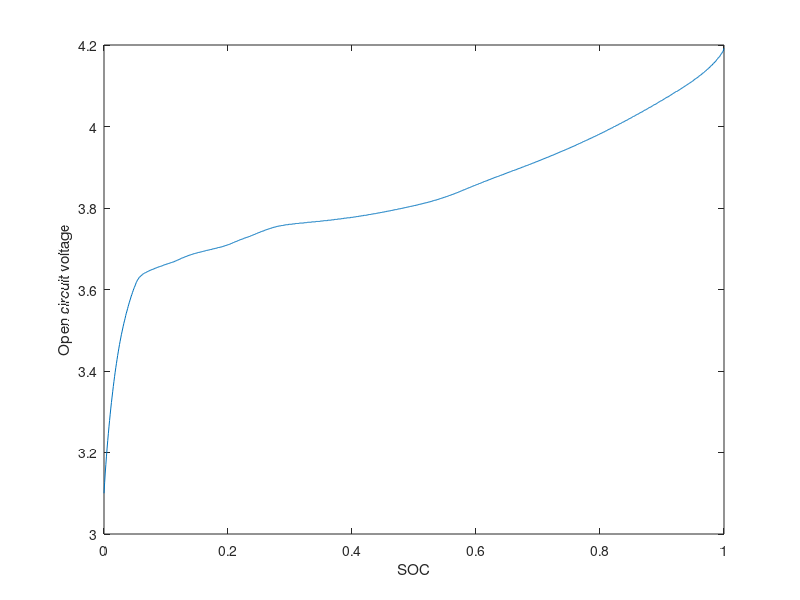

Source code (MATLAB): (Note: this script raises an error after producing the figure.)
%%
% COPYRIGHT  2015
% THE REGENTS OF THE UNIVERSITY OF MICHIGAN
% ALL RIGHTS RESERVED
% 
% PERMISSION IS GRANTED TO USE, COPY AND REDISTRIBUTE THIS SOFTWARE FOR NONCOMMERCIAL EDUCATION AND RESEARCH
% PURPOSES, SO LONG AS NO FEE IS CHARGED, AND SO LONG AS THE COPYRIGHT NOTICE ABOVE, THIS GRANT OF PERMISSION, 
% AND THE DISCLAIMER BELOW APPEAR IN ALL COPIES MADE; AND SO LONG AS THE NAME OF THE UNIVERSITY OF MICHIGAN IS NOT 
% USED IN ANY ADVERTISING OR PUBLICITY PERTAINING TO THE USE OR DISTRIBUTION OF THIS SOFTWARE WITHOUT SPECIFIC, 
% WRITTEN PRIOR AUTHORIZATION.  PERMISSION TO MODIFY OR OTHERWISE CREATE DERIVATIVE WORKS OF THIS SOFTWARE 
% IS NOT GRANTED.
% 
% THIS USE OF THIS SOFTWARE REQUIRES MATLAB(TM) AND SIMULINK(TM), A LICENSED PRODUCT OF THE MATHWORKS, INC. 
% THE SOFTWARE USER IS SOLELY RESOPNSIBLE FOR OBTAINTING AN APPROPRIATE LICENSE FOR MATLAB(TM) AND SIMULINK(TM).  
% NO LICENSE TO MATLAB(TM) AND SIMULINK(TM) IS GRANTED, INFERRED OR IMPLIED BY THE DISTRIBUTION OF THIS SOFTWARE.
% 
% THIS SOFTWARE IS PROVIDED AS IS, WITHOUT REPRESENTATION AS TO ITS FITNESS FOR ANY PURPOSE, AND WITHOUT WARRANTY 
% OF ANY KIND, EITHER EXPRESS OR IMPLIED, INCLUDING WITHOUT LIMITATION THE IMPLIED WARRANTIES OF MERCHANTABILITY AND
% FITNESS FOR A PARTICULAR PURPOSE. THE REGENTS OF THE UNIVERSITY OF MICHIGAN SHALL NOT BE LIABLE FOR ANY DAMAGES,
% INCLUDING SPECIAL, INDIRECT, INCIDENTAL, OR CONSEQUENTIAL DAMAGES, WITH RESPECT TO ANY CLAIM ARISING OUT OF OR IN
% CONNECTION WITH THE USE OF THE SOFTWARE, EVEN IF IT HAS BEEN OR IS HEREAFTER ADVISED OF THE POSSIBILITY OF SUCH 
% DAMAGES.

% References:
% 1) Maximum power estimation of lithium-ion batteries accounting for thermal and electrical constraints
% Y Kim, S Mohan, JB Siegel, AG Stefanopoulou - ASME 2013 Dynamic Systems and Control Conference, 2013
% 
% 2) Keeping Ground Robots on the Move through Battery and Mission Management
% Tulga Ersal, Youngki Kim, John Broderick, Tianyou Guo, Amir Sadrpour, Anna Stefanopoulou, 
% Jason Siegel, Dawn Tilbury, Ella Atkins, Huei Peng, Jionghua Judy Jin, A Galip Ulsoy, ASME Dynamic Systems and Control Magazine, 2014
%%
clear all
close all

%% Plot OCV data
load('data/V_avgC20.mat')
SOC=0:0.001:1;
figure(1)
plot(SOC,V_avgC20)
xlabel('SOC')
ylabel('Open circuit voltage')

%% plot parametrization data of interest
load('data\all_0C.mat') % the files to load here are data corresponding to pulse trains at various temperatures
%   I         421587x1             3372696  double       Current            
%   T_f       421587x1             3372696  double       Air Temperature       
%   T_s       421587x1             3372696  double       Battery Surface Temperature      
%   V         421587x1             3372696  double       Battery Voltage       
%   t         421587x1             3372696  double       Time (s)
figure(2)
Qcap=2.16;
DT=max(diff(t));
subplot(4,1,1)
SOC=1+cumsum(I/3600)/Qcap*DT;
plot(t,I)
ylabel('Current (A)')
subplot(4,1,2)
plot(t,V)
ylabel('Coltage (V)')
ylim([3,4.5])

subplot(4,1,3)
plot(t,T_f,t,T_s)
legend('air temperature','battery surface temperature')
ylabel('Temperatuere (^oC)')

subplot(414)
plot(t,SOC)
xlabel('Time (s)')
ylabel('SOC')
%% drive cycle
clear all
load('data/BB2590_drivecycle.mat')
LW = 1.5; % linewidth

t1 = time/60;

figure
set(gca,'FontSize',12)
subplot(211)
plot(t1,V)
xlabel('Time (mins)')
ylabel('Voltage (V)')

subplot(212)
plot(t1,I)
xlabel('Time (mins)')
ylabel('Current (A)')

figure
set(gca,'FontSize',12)
subplot(3,1,[1 2]);
plot(t1,Tamb,'LineWidth',LW);hold on
plot(t1,T_f1,'r--','LineWidth',LW);hold on
plot(t1,T_f2,'m-.','LineWidth',LW);hold on
plot(t1,T_tab,'b:','LineWidth',LW);hold on
plot(t1,T_s2,'g--','LineWidth',LW);hold on
plot(t1,T_s1,'k-.','LineWidth',LW);hold on

ylabel('Temperature(^oC)');

legend('Ambient','Fluid 1','Fluid 2','Tab','Surf 2','Surf 1',1);
grid on;

subplot(3, 1, 3)
plot(t1,I,'LineWidth',1);
xlabel('Time(mins)');
ylabel('Current(A)');

